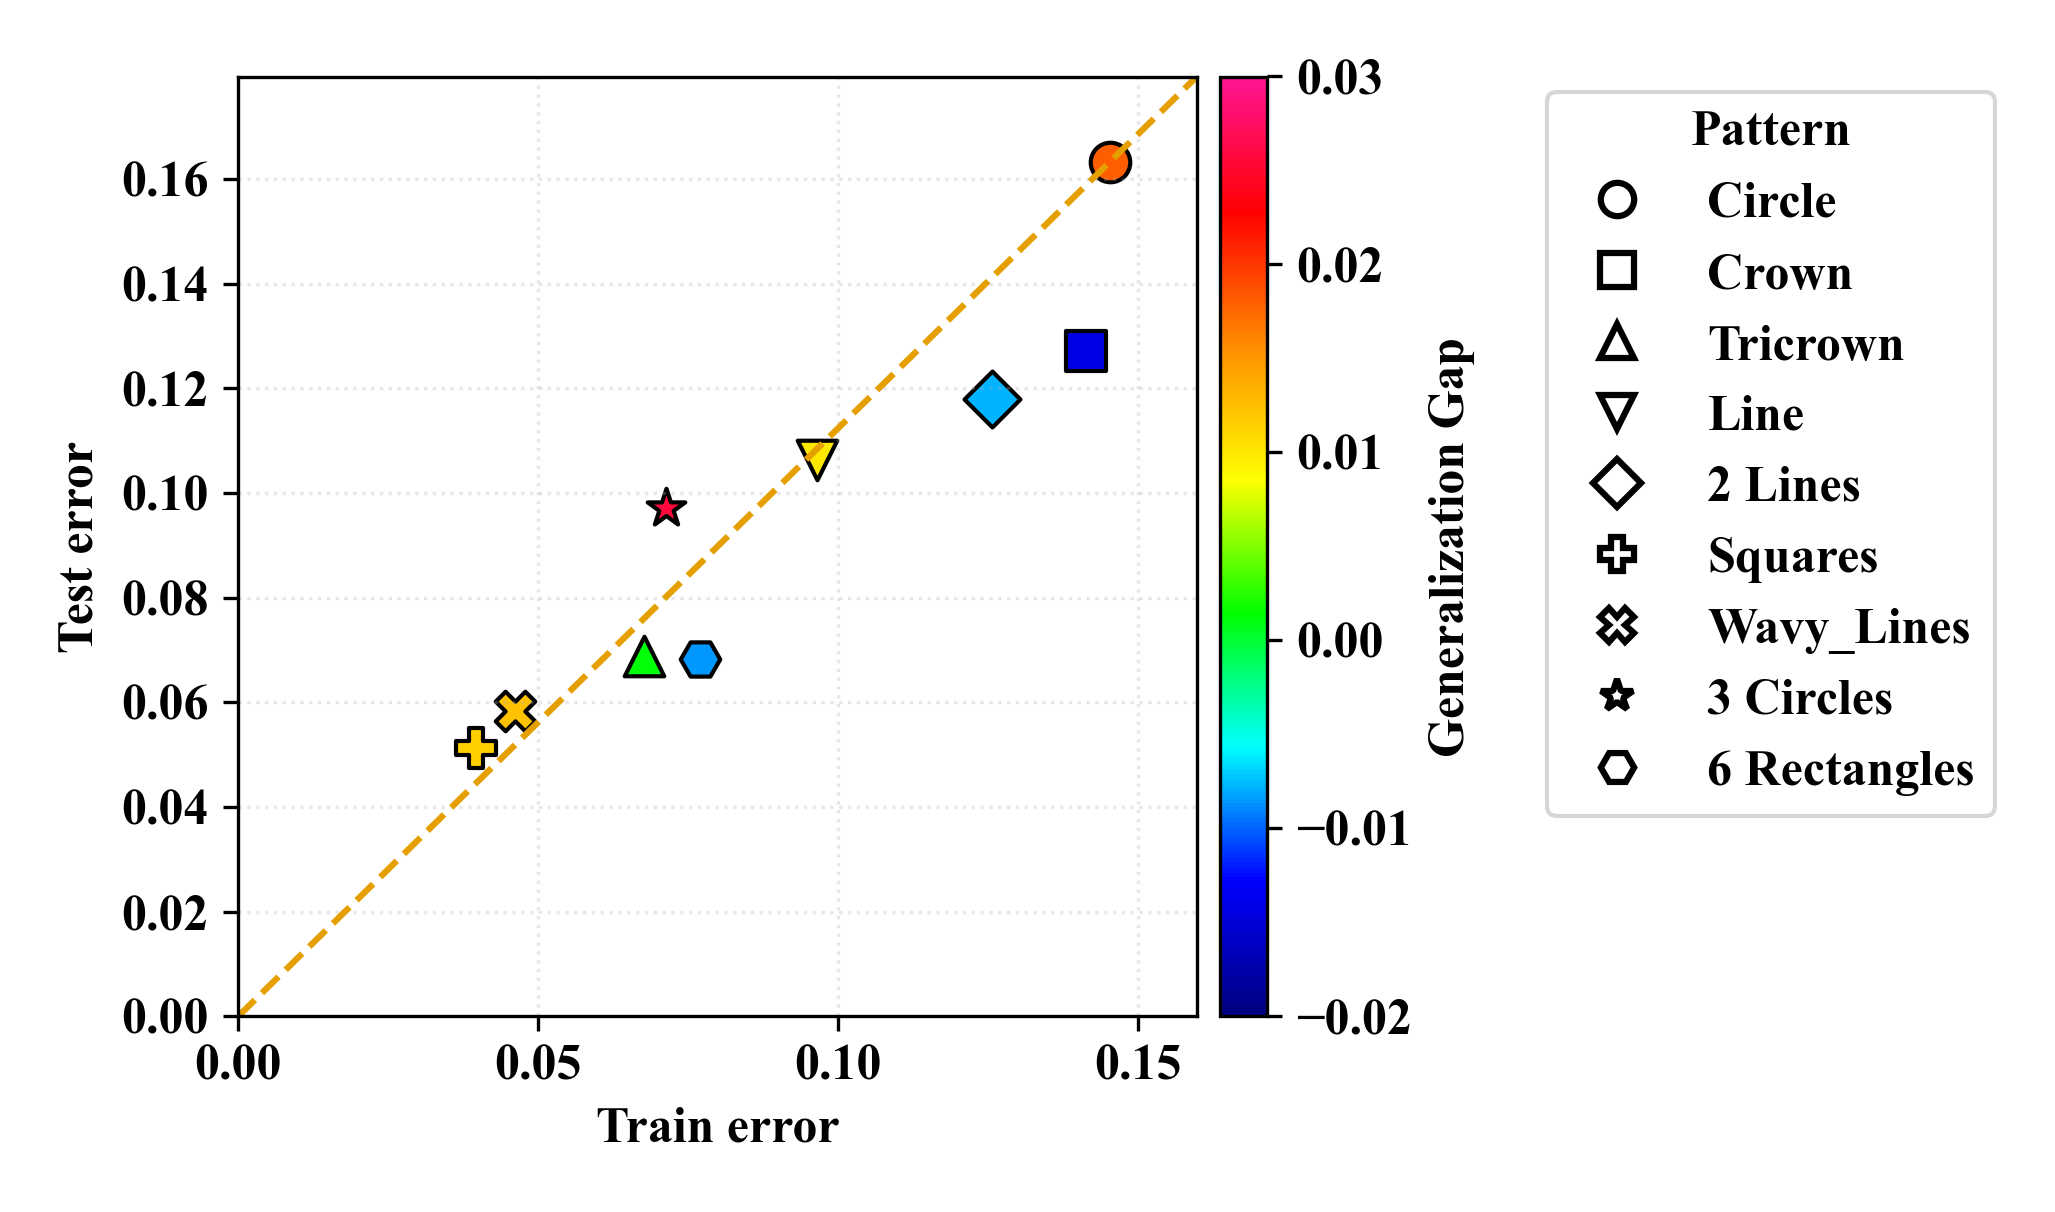

Reproduce this figure in Python.
# ---------------------------------------------------------------
#  CO B Y L A –  error vs generalisation gap   (shape-coded points)
# ---------------------------------------------------------------
#
#  • pure matplotlib (no seaborn)
#  • distinct marker shape per pattern
#  • colour   = generalisation gap
#  • shape    = pattern identity  →  legend outside plot
#
#  Replace the arrays below with your real numbers and rerun.
# ---------------------------------------------------------------

import numpy as np
import matplotlib.pyplot as plt
from matplotlib.colors import LinearSegmentedColormap
from matplotlib.lines import Line2D
plt.rcParams["font.family"] = "Times New Roman"
plt.rcParams['font.size'] = 12
# 1.  ==== DATA  =================================================
patterns = ["Circle",
            "Crown",
            "Tricrown",
            "Line",
            "2 Lines",
            "Squares",
            "Wavy_Lines",
            "3 Circles",
            "6 Rectangles"]

#  (Put your measured errors here)
train_err = np.array([0.14527358, 0.14130376, 0.06754714, 0.09642499,
                      0.12559708, 0.03961308, 0.04605944, 0.07136096, 0.0768812])
test_err  = np.array([0.16328215, 0.12714461, 0.06879348, 0.1063123,
                      0.11789481, 0.0512426, 0.05830045, 0.09711928, 0.06828279])

gap = test_err - train_err          # generalisation gap

# One unique marker for each pattern (≥ 10? recycle or add more)
markers = ['o', 's', '^', 'v', 'D', 'P', 'X', '*', 'H']

# Create custom colormap matching the reference image
colors = ['#000080',  # Dark blue
          '#0000FF',  # Blue
          '#00FFFF',  # Cyan
          '#00FF00',  # Green
          '#FFFF00',  # Yellow
          '#FF8C00',  # Orange
          '#FF0000',  # Red
          '#FF1493']  # Deep pink

custom_cmap = LinearSegmentedColormap.from_list('custom', colors)

# 2.  ==== PLOT  =================================================
fig, ax = plt.subplots(figsize=(7, 4))

# draw each point individually so it gets its own shape
for i, pat in enumerate(patterns):
    sc = ax.scatter(train_err[i],
                    test_err[i],
                    c=gap[i],
                    cmap=custom_cmap,  # Use custom colormap
                    vmin=-0.02,  # Match the range from the reference image
                    vmax=0.03,   # Match the range from the reference image
                    marker=markers[i],
                    s=90,
                    edgecolors='k',
                    label=pat)

# reference diagonal (ideal train = test)
ax.plot([0, max(train_err)*1.1],
        [0, max(test_err)*1.1],
        linestyle='--',
        linewidth=1.5,
        color='#E69F00')

# axis labels & title
ax.set_xlabel('Train error', fontweight='bold', fontsize=12)
ax.set_ylabel('Test error', fontweight='bold', fontsize=12)
#ax.set_title('COBYLA – error vs generalisation gap', fontweight='bold', fontsize=12)

# colour-bar for the gap
cbar = plt.colorbar(sc, ax=ax, label='Generalization Gap', pad=0.02)
cbar.set_label('Generalization Gap', fontweight='bold', fontsize=12)

# neat limits & grid
ax.set_xlim(0, max(train_err)*1.1)
ax.set_ylim(0, max(test_err)*1.1)
ax.grid(alpha=0.3, linestyle=':')

# Make tick labels bold
ax.tick_params(axis='both', which='major', labelsize=12)
for tick in ax.get_xticklabels():
    tick.set_fontweight('bold')
for tick in ax.get_yticklabels():
    tick.set_fontweight('bold')
    
# Make colorbar ticks bold
cbar.ax.tick_params(labelsize=12)
for tick in cbar.ax.get_yticklabels():
    tick.set_fontweight('bold')

# Create custom legend handles with empty markers
legend_handles = []
for i, pat in enumerate(patterns):
    handle = Line2D([0], [0], 
                   marker=markers[i], 
                   color='white',  # Line color (not visible since linestyle='None')
                   markerfacecolor='none',  # Empty interior
                   markeredgecolor='black',  # Black edges
                   markeredgewidth=1.5,  # Edge thickness
                   markersize=8,  # Marker size
                   linestyle='None',  # No line
                   label=pat)
    legend_handles.append(handle)

# legend outside the plot area, with increased distance from colorbar
ax.legend(handles=legend_handles,
          title='Pattern',
          bbox_to_anchor=(1.35, 1), loc='upper left',
          borderaxespad=0.3, fontsize=12,
          title_fontproperties={'weight': 'bold', 'size': 12},
          prop={'weight': 'bold', 'size': 12})

# Make colorbar label and ticks bold
cbar.ax.tick_params(labelsize=12)
cbar.ax.set_ylabel('Generalization Gap', fontweight='bold', fontsize=12)
for tick in cbar.ax.get_yticklabels():
    tick.set_fontweight('bold')

plt.tight_layout()
plt.savefig('Fig_8(a).png', dpi=300, bbox_inches='tight', pad_inches=0.2)
plt.show()
